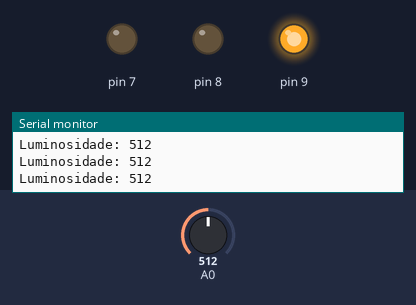
The sketch below on a simulated Arduino Uno, built with avr-gcc and run on an emulated ATmega328P. Parts: output pins drawn as LEDs (lit = HIGH), the last lines printed to the serial monitor. The test bench sets the inputs (shaded band); at power-on: A0 = 512.

Above: at 1.2 s.
1.3 s: A0 set to 485
At 2.5 s:
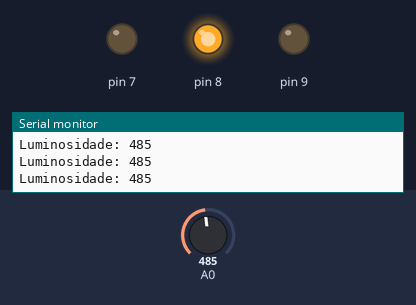
2.8 s: A0 set to 418
4.3 s: A0 set to 384
At 5.5 s:
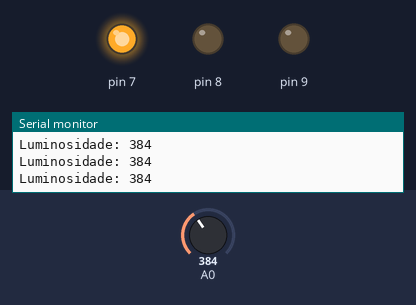
5.8 s: A0 set to 410
At 6.2 s:
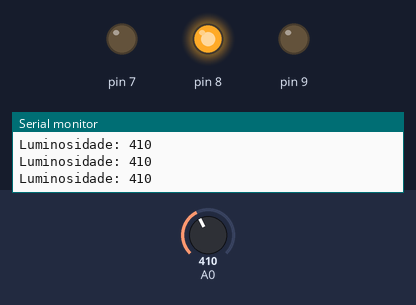
7.3 s: A0 set to 390
At 8.0 s:
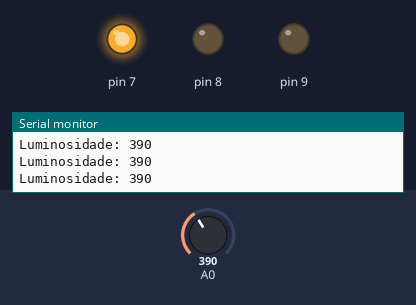
Timing chart, 0 to 9.8 s (numbered marks = the images above; inputs shaded):
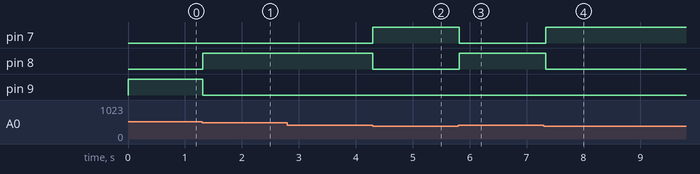

Measured:
- the behaviour switches between 501 and 500 on A0 (found by bisection; images 0 and 1)
- the behaviour switches between 401 and 400 on A0 (found by bisection; images 1 and 2)
- after the input at 1.3 s, pin 8: LOW → HIGH at once; pin 9: HIGH → LOW at once
- after the input at 4.3 s, pin 7: LOW → HIGH at once; pin 8: HIGH → LOW at once
- after the input at 5.8 s, pin 7: HIGH → LOW at once; pin 8: LOW → HIGH at once
- after the input at 7.3 s, pin 7: LOW → HIGH at once; pin 8: HIGH → LOW at once

The sketch:

ligar_led_potenciometro.ino
```cpp
// C++ code
//
/*
  Simulando sensor de luminosidade
  Acende a luz vermelha quando for > 500.
  Acende a luz amarela quando for > 350.
  Acende a luz verde quando for <= 350.
  Obs.: Os valores precisarão ser ajustar quando estiver com o sensor.
*/

int Sensor = 0;

void setup()
{
  Serial.begin(9600);
  pinMode(A0, INPUT);
  pinMode(9, OUTPUT);
  pinMode(8, OUTPUT);
  pinMode(7, OUTPUT);
}

void loop()
{
  Serial.print("Luminosidade: ");
  Serial.println(analogRead(A0));
  if (analogRead(A0) > 500) {
    digitalWrite(9, HIGH);
    digitalWrite(8, LOW);
    digitalWrite(7, LOW);
  } else if (analogRead(A0) > 400) {
    digitalWrite(7, LOW);
    digitalWrite(8, HIGH);
    digitalWrite(9, LOW);
  } else {
    digitalWrite(9, LOW);
    digitalWrite(8, LOW);
    digitalWrite(7, HIGH);
  }
  delay(50); // Delay a little bit to improve simulation performance
}
```
